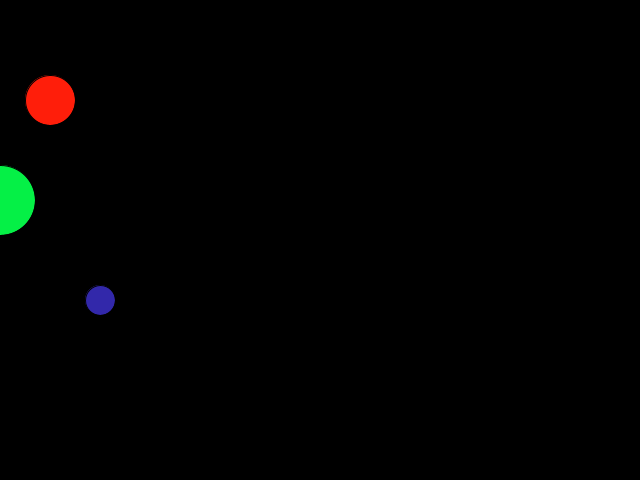
Frame 1 (no input)
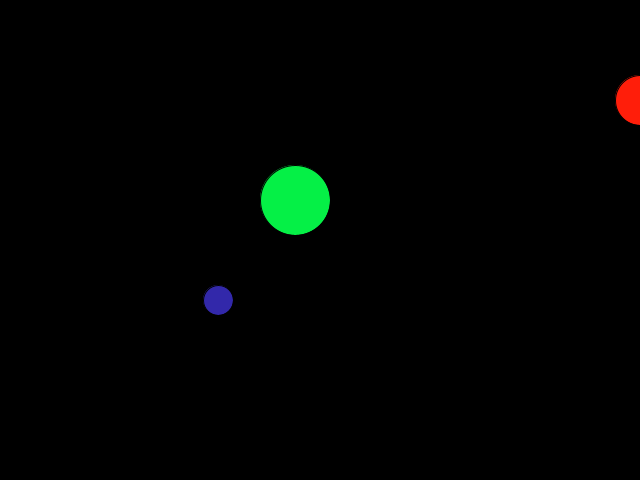
Frame 60 (the mouse pressed at the canvas centre just before this capture)
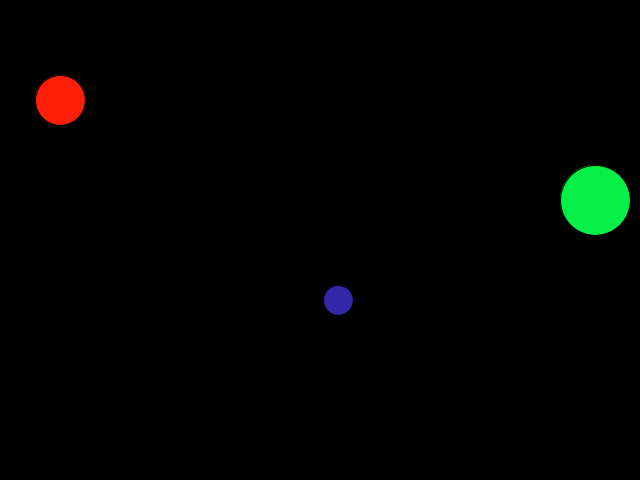
Frame 120 (the mouse held since frame 60 and released just before this capture)

The Processing sketch that drew these frames (run headless with seeded random() and noise(); from frame 60 on, the mouse is pressed at the canvas centre):

// Processing sketch: processing_74202
// ── processing_74202.pde

Ball ball1;
Ball ball2;
Ball ball3;

void setup() {
  size(640, 480);
  ball1 = new Ball(50, 100, 50, 10, color(255,30,10));
  ball2 = new Ball(0, 200, 70, 5,color(5,240,70));
   ball3 = new Ball(100, 300, 30, 2, color(50,40,170));
}

void draw() {
 ball1.bg(); 
 ball1.display();
 ball1.movement();
 
 ball2.display();
 ball2.movement();
 
 ball3.display();
 ball3.movement();
}


  class Ball { // class name
    int x;
    int y;
    int d;
    int speed;
    int dir; 
    color co;
   
    // field (DATA)

    Ball (int xPosition, int yPosition, int dia, int s, color c) {  
      x =xPosition;
      y =yPosition;
      d= dia;
      speed =s;
      co = c;
      dir =1;  // Constructor (assign value)
    }

    void display() {
     fill(co);
      ellipse(x, y, d, d);
    }

    void movement() {
      if (x >width || x < 0 ) { // || : or, && : and
        dir = dir * -1;
      }
      x = x + speed * dir;
    }
    void bg(){
      background(0);
    }
  }
